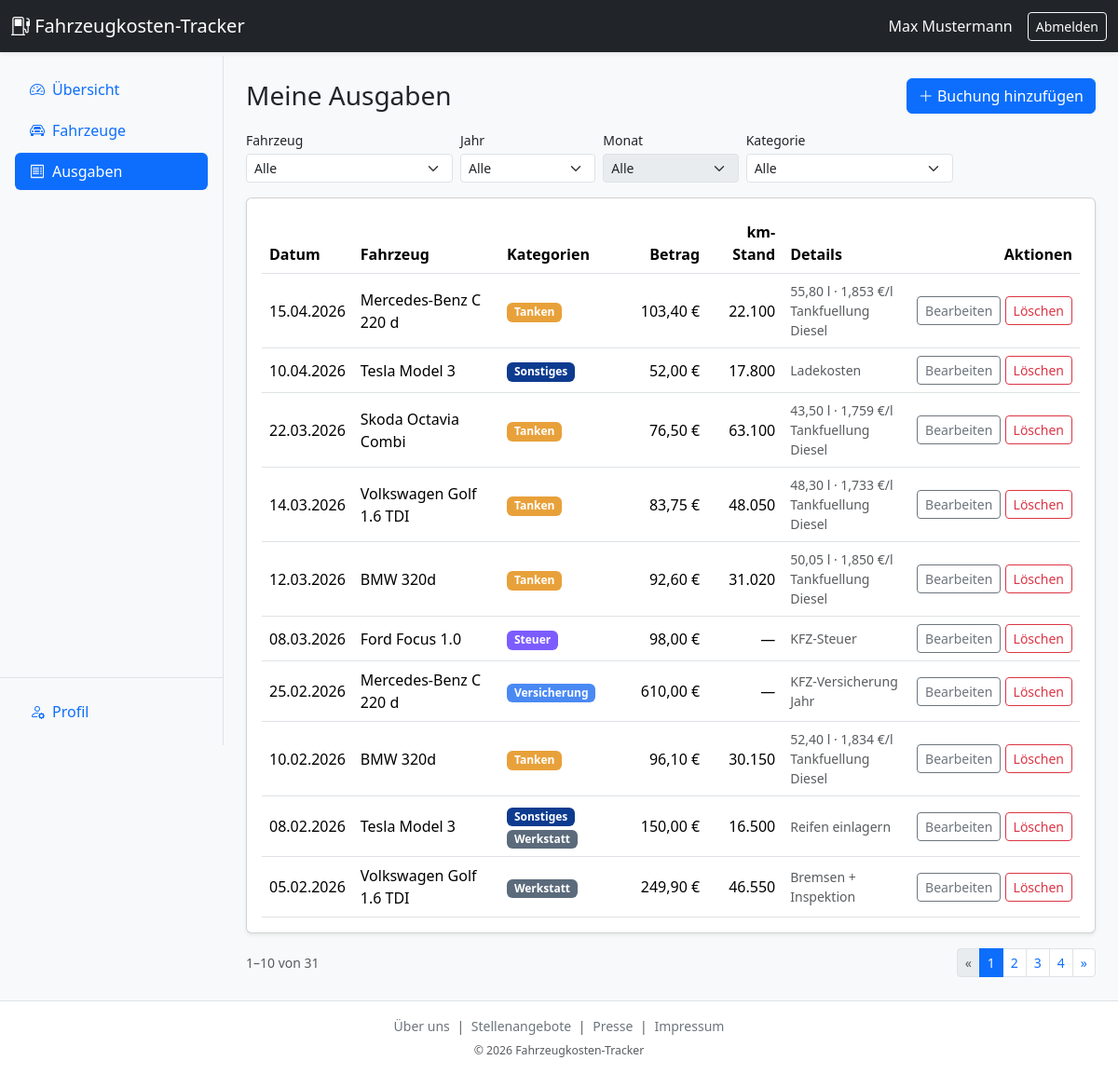
/site/index.php?view=expenses (signed in), run on the app's committed database.
### tables this page shows
CREATE TABLE user (
    id            INT UNSIGNED         NOT NULL AUTO_INCREMENT,
    user_name     VARCHAR(50)          NOT NULL,
    password_hash VARCHAR(255)         NOT NULL,
    first_name    VARCHAR(100)         NOT NULL,
    last_name     VARCHAR(100)         NOT NULL,
    role          ENUM('user','admin') NOT NULL DEFAULT 'user',
    is_active     TINYINT(1)           NOT NULL DEFAULT 1,
    created_at    DATETIME             NOT NULL DEFAULT CURRENT_TIMESTAMP,
    updated_at    DATETIME             NOT NULL DEFAULT CURRENT_TIMESTAMP ON UPDATE CURRENT_TIMESTAMP,
    PRIMARY KEY (id),
    UNIQUE KEY uq_user_user_name (user_name)
);

CREATE TABLE expense (
    id              INT UNSIGNED    NOT NULL AUTO_INCREMENT,
    vehicle_id      INT UNSIGNED    NOT NULL,
    date            DATE            NOT NULL,
    cost            DECIMAL(10,2)   NOT NULL,
    note            VARCHAR(500)        NULL,
    mileage         INT UNSIGNED        NULL,
    is_active       TINYINT(1)      NOT NULL DEFAULT 1,
    is_fuel_expense TINYINT(1)      NOT NULL DEFAULT 0,
    liters          DECIMAL(7,2)        NULL,
    price_per_liter DECIMAL(6,3)        NULL,
    created_at      DATETIME        NOT NULL DEFAULT CURRENT_TIMESTAMP,
    updated_at      DATETIME        NOT NULL DEFAULT CURRENT_TIMESTAMP ON UPDATE CURRENT_TIMESTAMP,
    PRIMARY KEY (id),
    CONSTRAINT fk_expense_vehicle FOREIGN KEY (vehicle_id) REFERENCES vehicle (id),
    CONSTRAINT chk_fuel_fields CHECK (
            (is_fuel_expense = 1 AND liters IS NOT NULL AND price_per_liter IS NOT NULL)
         OR (is_fuel_expense = 0 AND liters IS NULL     AND price_per_liter IS NULL)
    )
);

### site/views/expenses.php (the view, shortened to what the rows shown need)
<?php
$userId     = $currentUser->getId();
$vehicles   = $vehicleDao->getByUserId($userId);
$categories = $categoryDao->getAll();
$catColors  = CategoryColor::map($categories);
$fVehicle  = (isset($_GET['fVehicle'])  && ctype_digit((string)$_GET['fVehicle']))  ? (int)$_GET['fVehicle']  : null;
$fYear     = (isset($_GET['fYear'])     && ctype_digit((string)$_GET['fYear']))     ? (int)$_GET['fYear']     : null;
$fMonth    = (isset($_GET['fMonth'])    && ctype_digit((string)$_GET['fMonth']))    ? (int)$_GET['fMonth']    : null;
$fCategory = (isset($_GET['fCategory']) && ctype_digit((string)$_GET['fCategory'])) ? (int)$_GET['fCategory'] : null;
if ($fYear !== null) {
    $availableMonths = $expenseDao->getActiveMonths($userId, $fYear, $fVehicle);
    if ($fMonth !== null && !in_array($fMonth, $availableMonths, true)) {
        $fMonth = null;
    }
} else {
    $fMonth = null;
}
$hasFilter = $fVehicle !== null || $fYear !== null || $fMonth !== null || $fCategory !== null;
$perPage   = 10;
$total     = $expenseDao->countByUserIdFiltered($userId, $fVehicle, $fYear, $fMonth, $fCategory);
$pageCount = max(1, (int)ceil($total / $perPage));
$page      = (isset($_GET['page']) && ctype_digit((string)$_GET['page'])) ? (int)$_GET['page'] : 1;
$page      = max(1, min($page, $pageCount));
$offset    = ($page - 1) * $perPage;
$expenses  = $expenseDao->getByUserIdFilteredPaged($userId, $fVehicle, $fYear, $fMonth, $fCategory, $perPage, $offset);
$categoriesByExpense = $categoryDao->getByExpenseIds(array_map(static fn($e) => $e->getId(), $expenses));
$vehicleNames = [];
foreach ($vehicles as $v) {
    $vehicleNames[$v->getId()] = $v->getDisplayName();
}
$hasVehicles = count($vehicles) > 0;
require_once 'views/partials/header.php';
?>
<div class="d-flex justify-content-between align-items-center mb-3">
    <h1 class="h3 mb-0">Meine Ausgaben</h1>
</div>
<?php if (!$hasVehicles): ?>
    <div class="alert alert-info">
        Du brauchst zuerst ein Fahrzeug, um Buchungen zu erfassen.
        <a href="index.php?view=vehicle-form" class="alert-link">Jetzt ein Fahrzeug anlegen</a>.
    </div>
<?php else: ?>
    <?php if ($total === 0): ?>
        <div class="alert alert-info">
            <?php echo $hasFilter ? 'Keine Buchungen für die gewählten Filter.' : 'Du hast noch keine Buchungen erfasst.'; ?>
        </div>
    <?php else: ?>
    <div class="card shadow-sm">
        <div class="card-body">
            <div class="table-responsive">
                <table class="table align-middle mb-0">
            <thead>
                <tr>
                    <th>Datum</th>
                    <th>Fahrzeug</th>
                    <th>Kategorien</th>
                    <th class="text-end">Betrag</th>
                    <th class="text-end">km-Stand</th>
                    <th>Details</th>
                    <th class="text-end">Aktionen</th>
                </tr>
            </thead>
            <tbody>
            <?php foreach ($expenses as $expense): ?>
                <?php
                $expenseCategories = $categoriesByExpense[$expense->getId()] ?? [];
                $isFuel            = $expense instanceof FuelExpense;
                ?>
                <tr>
                    <td class="text-nowrap"><?php echo Util::escape($expense->getDate()->format('d.m.Y')); ?></td>
                    <td><?php echo Util::escape($vehicleNames[$expense->getVehicleId()] ?? '—'); ?></td>
                    <td>
                        <?php foreach ($expenseCategories as $category): ?>
                            <?php require 'views/partials/category-badge.php'; ?>
                        <?php endforeach; ?>
                    </td>
                    <td class="text-end text-nowrap"><?php echo Util::escape(number_format($expense->getCost(), 2, ',', '.')); ?>&nbsp;€</td>
                    <td class="text-end text-nowrap"><?php echo $expense->getMileage() !== null ? Util::escape(number_format($expense->getMileage(), 0, ',', '.')) : '—'; ?></td>
                    <td class="small text-muted">
                        <?php if ($isFuel): ?>
                            <?php echo Util::escape(number_format($expense->getLiters(), 2, ',', '.')); ?>&nbsp;l
                            · <?php echo Util::escape(number_format($expense->getPricePerLiter(), 3, ',', '.')); ?>&nbsp;€/l<br>
                        <?php endif; ?>
                        <?php echo Util::escape($expense->getNote() ?? ''); ?>
                    </td>
                    <td class="text-end text-nowrap">
                        <a href="index.php?view=expense-form&id=<?php echo $expense->getId(); ?>"
                           class="btn btn-sm btn-outline-secondary">Bearbeiten</a>
                        <form method="post" action="index.php" class="d-inline"
                              onsubmit="return confirm('Diese Buchung wirklich löschen?');">
                            <button type="submit" class="btn btn-sm btn-outline-danger">Löschen</button>
                        </form>
                    </td>
                </tr>
            <?php endforeach; ?>
            </tbody>
                </table>
            </div>
        </div>
    </div>
    <?php endif; ?>
<?php endif; ?>
<?php require_once 'views/partials/footer.php'; ?>

### site/views/partials/header.php (shortened to what the rows shown need)
<?php
$loggedIn = $auth->isLoggedIn();
?>
<!DOCTYPE html>
<html lang="de">
<head>
    <link href="https://cdn.jsdelivr.net/npm/bootstrap@5.3.3/dist/css/bootstrap.min.css" rel="stylesheet"
>
    <link rel="stylesheet" href="https://cdn.jsdelivr.net/npm/bootstrap-icons@1.11.3/font/bootstrap-icons.min.css">
    <link href="assets/main.css" rel="stylesheet">
</head>
<body>
<nav class="navbar navbar-dark bg-dark fixed-top shadow-sm">
    <div class="container-fluid">
        <a class="navbar-brand me-auto" href="index.php">
            <span class="bi bi-fuel-pump" aria-hidden="true"></span>
            Fahrzeugkosten-Tracker
        </a>
        <?php if ($loggedIn && $currentUser !== null): ?>
            <a href="index.php?view=profile" class="navbar-text me-3 d-none d-sm-flex align-items-center text-light text-decoration-none">
                <?php echo Util::escape($currentUser->getFullName()); ?>
            </a>
            <form method="post" action="index.php" class="d-inline">
                <button type="submit" class="btn btn-sm btn-outline-light">Abmelden</button>
            </form>
        <?php else: ?>
            <a class="btn btn-sm <?php echo $view === 'login' ? 'btn-light' : 'btn-outline-light'; ?> me-2" href="index.php?view=login">Anmelden</a>
            <a class="btn btn-sm <?php echo $view === 'register' ? 'btn-light' : 'btn-outline-light'; ?>" href="index.php?view=register">Registrieren</a>
        <?php endif; ?>
    </div>
</nav>
<?php if ($loggedIn): ?>
<div class="app-body">
    <main class="app-main">
<?php else: ?>
    <main class="page-content container">
<?php endif; ?>

### site/views/partials/category-badge.php (shortened to what the rows shown need)
<span class="badge" style="background-color: <?php echo $catColors[$category->getId()] ?? CategoryColor::FALLBACK; ?>;"><?php echo Util::escape($category->getName()); ?></span>

### data on the page
user: Util::escape($currentUser->getFullName()) "Max Mustermann"
expense: format "15.04.2026", vehicle "Mercedes-Benz C 220 d", Name "Tanken", cost "103,40", mileage "22.100", liters "55,80", price_per_liter "1,853", note "Tankfuellung Diesel"
expense: format "10.04.2026", vehicle "Tesla Model 3", Name "Sonstiges", cost "52,00", mileage "17.800", note "Ladekosten"
expense: format "22.03.2026", vehicle "Skoda Octavia Combi", Name "Tanken", cost "76,50", mileage "63.100", liters "43,50", price_per_liter "1,759", note "Tankfuellung Diesel"
expense: format "14.03.2026", vehicle "Volkswagen Golf 1.6 TDI", Name "Tanken", cost "83,75", mileage "48.050", liters "48,30", price_per_liter "1,733", note "Tankfuellung Diesel"
expense: format "12.03.2026", vehicle "BMW 320d", Name "Tanken", cost "92,60", mileage "31.020", liters "50,05", price_per_liter "1,850", note "Tankfuellung Diesel"
expense: format "08.03.2026", vehicle "Ford Focus 1.0", Name "Steuer", cost "98,00", note "KFZ-Steuer"
expense: format "25.02.2026", vehicle "Mercedes-Benz C 220 d", Name "Versicherung", cost "610,00", note "KFZ-Versicherung Jahr"
expense: format "10.02.2026", vehicle "BMW 320d", Name "Tanken", cost "96,10", mileage "30.150", liters "52,40", price_per_liter "1,834", note "Tankfuellung Diesel"
expense: format "08.02.2026", vehicle "Tesla Model 3", Name "Sonstiges", Name "Werkstatt", cost "150,00", mileage "16.500", note "Reifen einlagern"
expense: format "05.02.2026", vehicle "Volkswagen Golf 1.6 TDI", Name "Werkstatt", cost "249,90", mileage "46.550", note "Bremsen + Inspektion"

### other printed values
$paging->getPositionOfFirst() "1"
$paging->getPositionOfLast() "10"
$paging->getTotalCount() "31"
